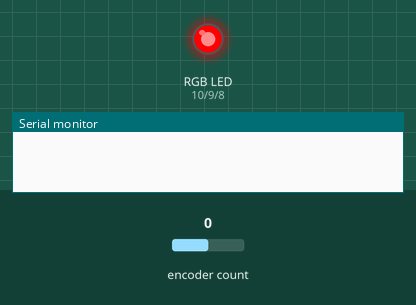
This sketch was run on a simulated Arduino Uno, built with avr-gcc and run on an emulated ATmega328P. Parts: an RGB LED mixed from three pins (HIGH = lit), the last lines printed to the serial monitor. The test bench sets the inputs (shaded band); at power-on: encoder count 0.

Above: at 1.2 s.
1.3 s: encoder count set to 1
At 2.5 s:
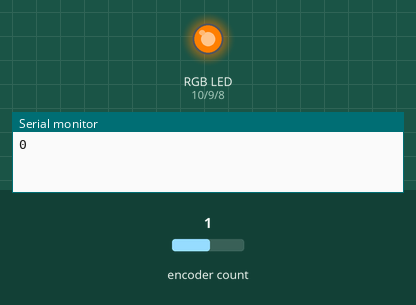
2.8 s: encoder count set to 2
At 4.0 s:
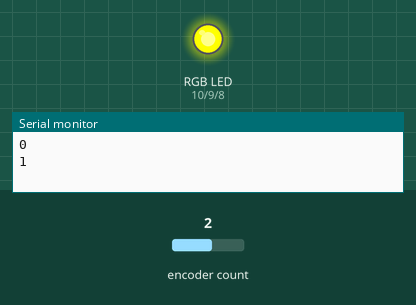
4.3 s: encoder count set to 3
At 5.5 s:
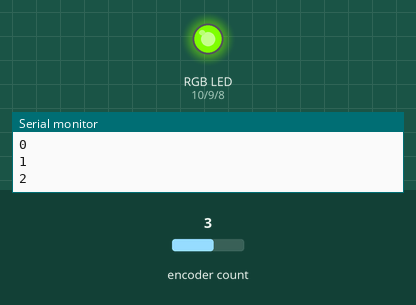
5.8 s: encoder count set to 4
At 7.0 s:
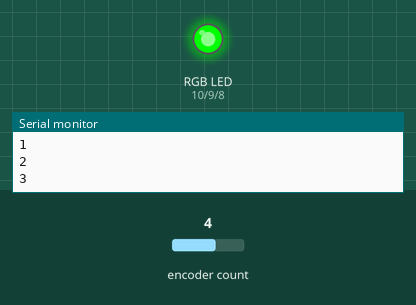
Timing chart, 0 to 8.3 s (numbered marks = the images above; inputs shaded):
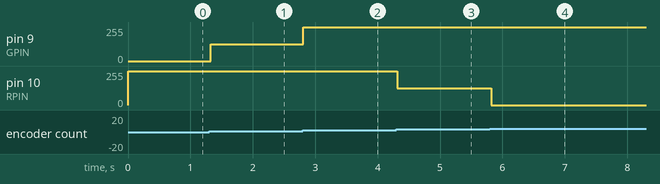

The sketch:

04-colorWheel.ino
```cpp
#include <Encoder.h>

#define RPIN 10
#define GPIN 9
#define BPIN 8
#define DT_PIN 2
#define CLK_PIN 3

#define MAX_ENCODER_VALUE 12

#define RED 255, 0, 0
#define GREEN 0, 255, 0
#define BLUE 0, 0, 255

Encoder myEncoder(CLK_PIN, DT_PIN);
int nRegions = 3;
int regionSize = MAX_ENCODER_VALUE / nRegions;
int lastPos;
int curPos = 0;

void setup()
{
  pinMode(RPIN, OUTPUT);
  pinMode(GPIN, OUTPUT);
  pinMode(BPIN, OUTPUT);

  lastPos = myEncoder.read();
  Serial.begin(9600);
}

void loop()
{
  readInput();
  checkRegion();
  delay(30);
}

void readInput()
{
  int newPos = myEncoder.read();
  if (newPos != lastPos)
  {
    Serial.println(curPos);
    if (curPos == 0 && newPos < lastPos)
    {
      curPos = MAX_ENCODER_VALUE;
    }
    else if (curPos == MAX_ENCODER_VALUE && newPos > lastPos)
    {
      curPos = 0;
    }
    else
    {
      if (newPos > lastPos)
        curPos++;
      else
        curPos--;
    }
    lastPos = newPos;
  }
}

void checkRegion()
{
  switch (curPos)
  {
  case 0: // RED
    setColor(255, 0, 0);
    break;
  case 1: // Orange
    setColor(255, 127, 0);
    break;
  case 2: // Yellow
    setColor(255, 255, 0);
    break;
  case 3: // Lime Green
    setColor(127, 255, 0);
    break;
  case 4: //  Green
    setColor(0, 255, 0);
    break;
  case 5: // Blue Green
    setColor(0, 255, 127);
    break;
  case 6: //  Cyan
    setColor(0, 255, 255);
    break;
  case 7: //  Azure
    setColor(0, 255, 127);
    break;
  case 8: //  Blue
    setColor(0, 0, 255);
    break;
  case 9: //  Violet
    setColor(127, 0, 255);
    break;
  case 10: //  Magenta
    setColor(255, 0, 255);
    break;
  case 11: //  Rose
    setColor(255, 0, 127);
    break;
  default:
    setColor(0, 0, 0);
    break;
  }
}

void setColor(int redValue, int greenValue, int blueValue)
{
  analogWrite(RPIN, redValue);
  analogWrite(GPIN, greenValue);
  analogWrite(BPIN, blueValue);
}
```

Measured:
- after the input at 1.3 s, pin 9 (GPIN): 0/255 → 127/255 at once
- after the input at 2.8 s, pin 9 (GPIN): 127/255 → 255/255 at once
- after the input at 4.3 s, pin 10 (RPIN): 255/255 → 127/255 at once
- after the input at 5.8 s, pin 10 (RPIN): 127/255 → 0/255 at once
